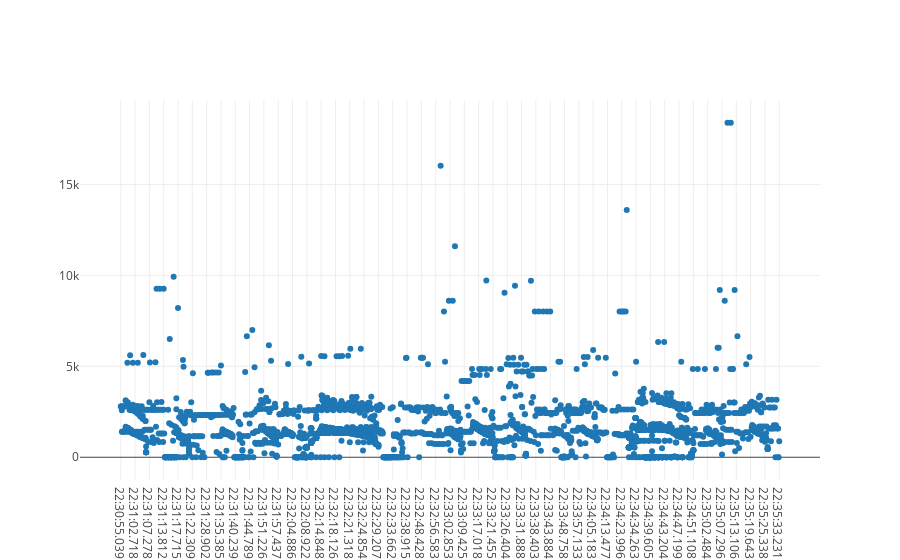

Notebook code for this chart:
### Markdown cell above
We can see that I did provide periodic healing effects, the smaller more frequent ones come from a spell called Efflorescence which is an area of effect that heals three teammates standing within. The bursts are from Regrowth (which also applies a HoT) and Swiftmend. You will also notice two places, one starting 22:32:08, the other 22:34:27 where the baseline is over 10K for severel seconds. This is from Tranquility, a raid-wide channeled (I have to be still for the duration) heal.

### Code cell
trace = go.Scatter(
    x = Hippydoc_Spell_HoTs['Time'],
    y = Hippydoc_Spell_HoTs['spell_damage'],
    mode = 'markers',
    name = 'Hippydoc Spell HoTs'
)
data = [trace]

iplot(data, filename='hippy_hots-line')

### Figure 1 — Plotly figure (JSON) as saved in the notebook; plotly's stock layout.template omitted (floating-point values rounded to 4 significant figures; data arrays with more than 128 entries replaced by an {"elided": "..."} marker saying what was removed)
{"data": [{"mode": "markers", "name": "Hippydoc Spell HoTs", "type": "scatter", "uid": "0697cc40-f68a-11e8-a055-086266568bd8", "x": {"elided": "2850 str values"}, "y": {"elided": "2850 int values"}}], "layout": {}}
